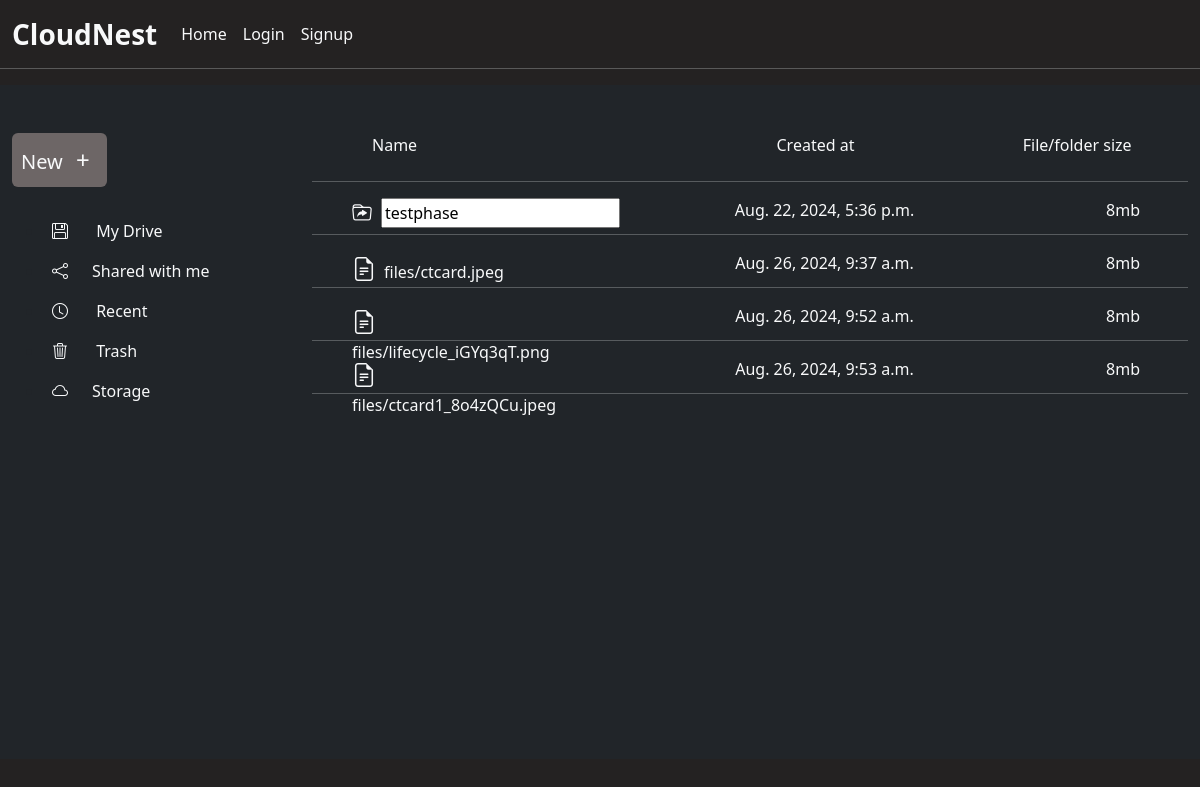
Screenshot of /cloudNest/renameInnerFolder/1/4 with the database file from the repository.
### drive/models.py (models this page shows, shortened)
class InnerFolder(models.Model):
    folderName= models.CharField(max_length=50,default='Folder')
    parentFolder = models.ForeignKey(Folder,on_delete=models.CASCADE)
    created_at = models.DateTimeField(auto_now_add=True)

class InnerFile(models.Model):
    file = models.FileField(upload_to='files',null=False)
    fileUser = models.ForeignKey(Folder,on_delete=models.CASCADE )
    created_at = models.DateTimeField(auto_now_add=True )

### drive/views.py (the view, shortened to what this page needs)
# urls.py: path('cloudNest/renameInnerFolder/<int:folder_id>/<int:innerFolderRename_id>', innerFolderRename, name='innerFolderRename'),
def innerFolderRename(request,folder_id ,innerFolderRename_id):
    parentfolder = Folder.objects.get(id=folder_id)
    innerFolder = InnerFolder.objects.filter(parentFolder=folder_id).order_by('-id')
    innerFile = InnerFile.objects.filter(fileUser = parentfolder)
    folder_instance = get_object_or_404(InnerFolder, id=innerFolderRename_id)
    context = {
        'innerFolder':innerFolder,
        'folderId':folder_id,
        'innerFile':innerFile,
        'renaming_folder_id': innerFolderRename_id
    }
    return render(request,'innerFolderRename.html',context)

### drive/templates/innerFolderRename.html (shortened to what this page needs)
{% extends 'index.html' %}
{% block content %}
<div class=" d-flex h-100vh">
    <div class="left-side-container w-25 container bg-dark pt-5 h-100vh">
        <div class="text-decoration-none d-flex btn_click">
            <button class="btn fs-5 p-2 text-light rounded"  role='button' id="btn">New <span class="fs-4 p-2">+</span></button>
        </div>
           <ul class="mt-4">
            <li class="p-2"><a href="#" class="text-decoration-none text-light"><i class="bi bi-floppy pe-4"></i> My Drive</li></a>
            <li class="p-2"><a href="#" class="text-decoration-none text-light"><i class="bi bi-share pe-4"></i>Shared with me</li></a>
            <li class="p-2"><a href="#" class="text-decoration-none text-light"><i class="bi bi-clock pe-4"></i> Recent</li></a>
            <li class="p-2"><a href="#" class="text-decoration-none text-light"><i class="bi bi-trash3 pe-4"></i> Trash</li></a>
            <li class="p-2"><a href="#" class="text-decoration-none text-light"><i class="bi bi-cloud pe-4"></i>Storage</li></a>
           </ul>
    </div>
    <div class="container-fluid w-75 float-end bg-dark position-relative me-0 pb-3" style="height:auto;padding-bottom: 23px;">
        <div class="container d-flex justify-content-between w-75 ms-5 mt-5 pb-2 sticky-top  text-light">
            <div class="name w-50">Name</div>
            <div class="owner w-25">Created at</div>
            <div class="file_size " style="margin-right: -20%;">File/folder size</div>
        </div>
        <div class="list-group overflow-y-scroll  p-0" style="height:72.3vh;">
        {% if innerFolder %}
            {% for folder in innerFolder %}
            <hr class="text-light">
            <div href="{% url 'subFile' folderId %}" class="context_items  text-decoration-none text-light d-flex justify-content-between ps-4 pe-4 pt-0 position-relative" style="height: 20px;">
                <div class="folder_name w-25 ps-3"><i class="bi bi-folder-symlink pe-2 fs-5"></i>
                    {% if folder.id  == renaming_folder_id %}
                    <form action="{% url 'innerFolderRename' folderId renaming_folder_id %}" method="POST"  id="renameInnerform">
                        <input type="text" name="renameFolder" id="renameFolder" value="{{ folder.folderName }}" class="renameinnerfolder">
                    </form>
                    {% else %}
                    {{ folder.folderName }}
                {% endif %}
                </div>
                <div class="folder_name">{{folder.created_at}}</div>
                <div class="folder_name pe-4">8mb</div>
            </div>
            {% endfor %}
          {% endif %}
          {% if innerFile %}
                {% for file in innerFile %}
                  <hr class="text-light">
                  <a href="" class="text-decoration-none text-light d-flex justify-content-between ps-4 pe-4 pt-0" style="height: 20px;">
                      <div class  ="folder_name w-25 ps-3"><i class="bi bi-file-earmark-text fs-4 pe-2"></i>{{file.file}}</div>
                      <div class="folder_name">{{file.created_at}}</div>
                      <div class="folder_name pe-4">8mb</div>
                  </a>
            {% endfor %}
          {% endif %}
        <hr class="text-light">
    </div>
    </div>
</div>
{% endblock content %}

### static/CSS/style.css (style rules this page uses)
.btn { background-color: rgb(109, 102, 102)!important; }
#renameInnerform { position: absolute; top: 0rem; padding-left: 29px; }
.left-side-container { background-color:#242222; }
body { background-color: #242222 !important; }

### rows the page displays
InnerFolder: renameFolder "testphase", created_at "Aug. 22, 2024, 5:36 p.m."
InnerFile: file "files/ctcard.jpeg", created_at "Aug. 26, 2024, 9:37 a.m."
InnerFile: file "files/lifecycle_iGYq3qT.png", created_at "Aug. 26, 2024, 9:52 a.m."
InnerFile: file "files/ctcard1_8o4zQCu.jpeg", created_at "Aug. 26, 2024, 9:53 a.m."
